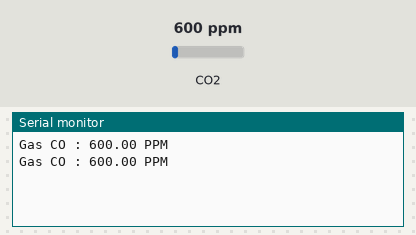
This sketch was run on a simulated Arduino Uno, built with avr-gcc and run on an emulated ATmega328P. Parts: the last lines printed to the serial monitor. Inputs (shaded band) come from the test bench; at power-on: CO2 600 ppm.

Above: at 5.8 s.
5.9 s: CO2 set to 452 ppm
At 10.4 s:
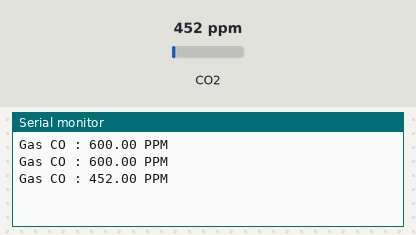
11.9 s: CO2 set to 1050 ppm
At 16.2 s:
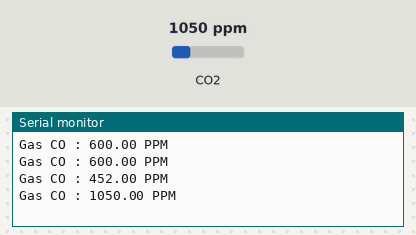
Timing chart, 0 to 17.7 s (numbered marks = the images above; inputs shaded):
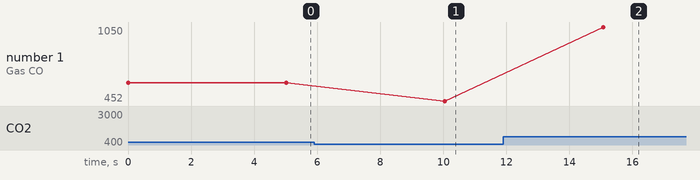

The sketch:

gasbt5.ino
```cpp
#include <SoftwareSerial.h>
#include <MQ135.h>

SoftwareSerial bluetooth(0, 1); // RX, TX pin for HC-05
// const int MQ135_PIN = A0;
MQ135 gasSensor = MQ135(A0);

void setup() {
  Serial.begin(9600); // Initialize serial communication with Arduino IDE
  bluetooth.begin(9600); // Initialize Bluetooth communication
}
void loop() {
  float gasValue = gasSensor.getPPM();
  // Perform necessary calculations or calibration based on your specific requirements
  // For example, you can convert the analog reading to gas concentration using a formula

  Serial.print("Gas CO : ");
  Serial.print(gasValue); // Print the gas value to the Serial Monitor
  Serial.println(" PPM");

  bluetooth.print("Gas CO : ");
  bluetooth.print(gasValue); // Send the gas value via Bluetooth
  bluetooth.println(" PPM");

  if (gasValue <= 2){
    Serial.println("Udara BAIK");
    bluetooth.println("Udara BAIK");
  }
  else if (gasValue <= 3){
    Serial.println("Udara BURUK");
    bluetooth.println("Udara BURUK");
  }

  delay(5000); // Delay for a second before the next readingt
}
```

Measured:
- after the input at 5.9 s, the serial monitor: prints a new line after 4.1 s (image 1)
- after the input at 11.9 s, the serial monitor: prints a new line after 3.2 s (image 2)
- plotted number 1: 600 → 452 after the input at 5.9 s, 452 → 1050 after the input at 11.9 s
